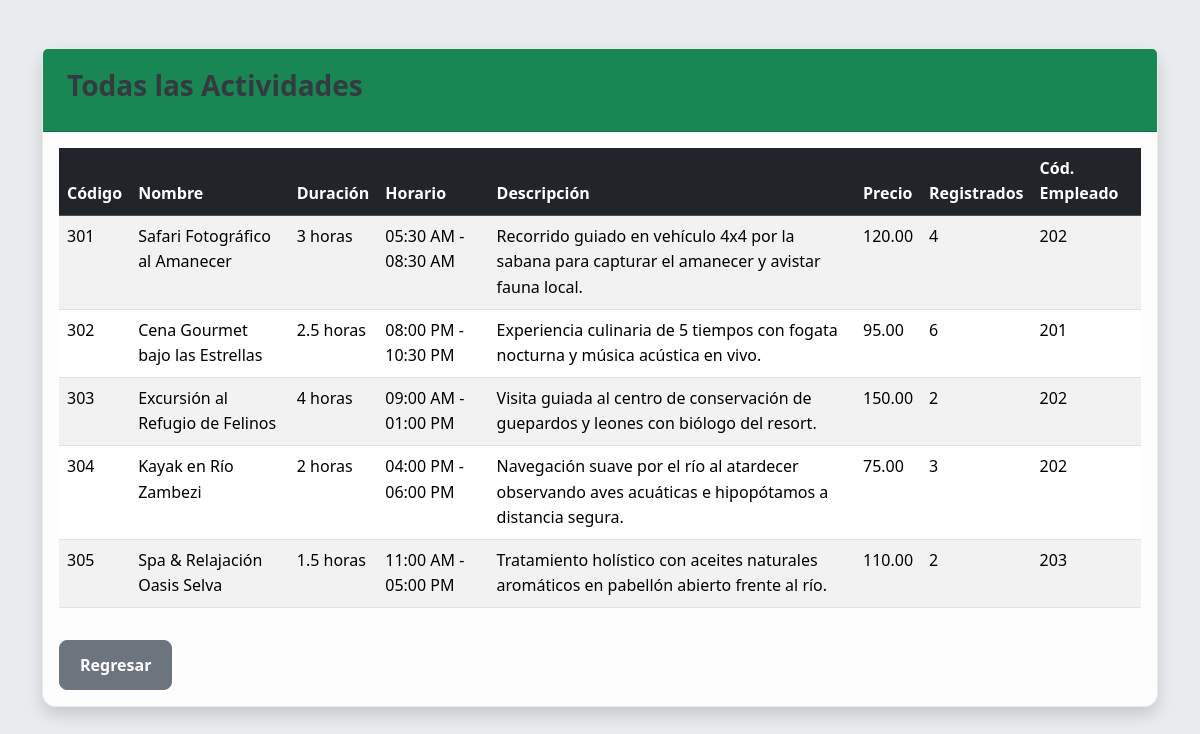
The app's page /api_hotel/consulta-actividades.php with its own data.
### tables this page shows
CREATE TABLE `actividades` (
  `codigo_act` int(11) NOT NULL,
  `nombre_act` varchar(150) NOT NULL,
  `duracion_act` varchar(50) NOT NULL,
  `horario` varchar(100) NOT NULL,
  `descripcion` text DEFAULT NULL,
  `precio_act` decimal(10,2) NOT NULL DEFAULT '0.00',
  `huespedes_regis` int(11) NOT NULL DEFAULT '0',
  `empl_Codigo` int(11) DEFAULT NULL,
  PRIMARY KEY (`codigo_act`),
  KEY `fk_actividad_empleado` (`empl_Codigo`),
  CONSTRAINT `fk_actividad_empleado` FOREIGN KEY (`empl_Codigo`) REFERENCES `empleados` (`Codigo_empl`) ON DELETE SET NULL ON UPDATE CASCADE
);

### api_hotel/consulta-actividades.php (the view, shortened to what this page needs)
<?php
require_once 'conexion.php';
$resultados = [];
$titulo = 'Consulta de Actividades';
if (isset($_POST['codigo_act']) && !empty($_POST['codigo_act'])) {
    $codigo_buscado = $_POST['codigo_act'];
    $titulo = "Resultados para la Actividad: " . htmlspecialchars($codigo_buscado);
    $sql = "SELECT * FROM actividades WHERE codigo_act = ?";
    $stmt = $pdo->prepare($sql);
    $stmt->execute([$codigo_buscado]);
    $resultados = $stmt->fetchAll(PDO::FETCH_ASSOC);
} else {
    $titulo = 'Todas las Actividades';
    $sql = "SELECT * FROM actividades";
    $stmt = $pdo->query($sql);
    $resultados = $stmt->fetchAll(PDO::FETCH_ASSOC);
}
?>
<!DOCTYPE html>
<html lang="es">
<head>
    <link href="https://cdn.jsdelivr.net/npm/bootstrap@5.3.3/dist/css/bootstrap.min.css" rel="stylesheet">
    <link rel="stylesheet" href="../css/style.css">
</head>
<body>
    <main class="container mt-4">
        <div class="card shadow">
            <div class="card-header bg-success text-white">
                <h3><?php echo $titulo; ?></h3>
            </div>
            <div class="card-body">
                <?php if (!empty($resultados)): ?>
                    <div class="table-responsive">
                        <table class="table table-striped table-hover">
                            <thead class="table-dark">
                                <tr>
                                    <th>Código</th>
                                    <th>Nombre</th>
                                    <th>Duración</th>
                                    <th>Horario</th>
                                    <th>Descripción</th>
                                    <th>Precio</th>
                                    <th>Registrados</th>
                                    <th>Cód. Empleado</th>
                                </tr>
                            </thead>
                            <tbody>
                                <?php foreach ($resultados as $fila): ?>
                                    <tr>
                                        <td><?php echo htmlspecialchars($fila['codigo_act']); ?></td>
                                        <td><?php echo htmlspecialchars($fila['nombre_act']); ?></td>
                                        <td><?php echo htmlspecialchars($fila['duracion_act']); ?></td>
                                        <td><?php echo htmlspecialchars($fila['horario']); ?></td>
                                        <td><?php echo htmlspecialchars($fila['descripcion']); ?></td>
                                        <td><?php echo htmlspecialchars($fila['precio_act']); ?></td>
                                        <td><?php echo htmlspecialchars($fila['huespedes_regis']); ?></td>
                                        <td><?php echo htmlspecialchars($fila['empl_Codigo']); ?></td>
                                    </tr>
                                <?php endforeach; ?>
                            </tbody>
                        </table>
                    </div>
                <?php else: ?>
                    <div class="alert alert-warning">No se encontraron resultados.</div>
                <?php endif; ?>
                <a href="../empleados.php" class="btn btn-secondary mt-3">Regresar</a>
            </div>
        </div>
    </main>
</body>
</html>

### css/style.css (style rules this page uses)
:root { --primary-color: #007bff; --secondary-color: #6c757d; --background-light: #f8f9fa; --background-medium: #e9ecef; --text-color-dark: #343a40; --text-color-light: #ffffff; --card-bg: rgba(255, 255, 255, 0.9); --shadow-light: rgba(0, 0, 0, 0.1) 0px 4px 12px; --shadow-medium: rgba(0, 0, 0, 0.15) 0px 8px 24px; }
body { font-family: 'Segoe UI', Roboto, 'Helvetica Neue', Arial, sans-serif, "Apple Color Emoji", "Segoe UI Emoji", "Segoe UI Symbol"; background-color: var(--background-medium); color: var(--text-color-dark); line-height: 1.6; }
h1, h2, h3, h4, h5, h6 { color: var(--text-color-dark); font-weight: 600; }
a { color: var(--primary-color); text-decoration: none; transition: color 0.3s ease; }
.container { padding-top: 1.5rem; padding-bottom: 1.5rem; }
.card { border: none; border-radius: 0.75rem; background-color: var(--card-bg); backdrop-filter: blur(5px); box-shadow: var(--shadow-medium); transition: transform 0.3s ease, box-shadow 0.3s ease; }
.card-header { border-top-left-radius: 0.75rem; border-top-right-radius: 0.75rem; padding: 1.25rem 1.5rem; font-weight: 700; font-size: 1.15rem; display: flex; align-items: center; }
.btn { border-radius: 0.5rem; padding: 0.75rem 1.25rem; font-weight: 600; transition: background-color 0.3s ease, border-color 0.3s ease, transform 0.2s ease; }
.card { border-radius: 14px !important; border: 1px solid rgba(0, 0, 0, 0.08) !important; transition: transform 0.25s cubic-bezier(0.165, 0.84, 0.44, 1), box-shadow 0.25s ease !important; }

### records on screen
actividades: codigo_act "301", nombre_act "Safari Fotográfico al Amanecer", duracion_act "3 horas", horario "05:30 AM - 08:30 AM", descripcion "Recorrido guiado en vehículo 4x4 por la sabana para capturar el amanecer y avistar fauna local.", precio_act "120.00", huespedes_regis "4", empl_Codigo "202"
actividades: codigo_act "302", nombre_act "Cena Gourmet bajo las Estrellas", duracion_act "2.5 horas", horario "08:00 PM - 10:30 PM", descripcion "Experiencia culinaria de 5 tiempos con fogata nocturna y música acústica en vivo.", precio_act "95.00", huespedes_regis "6", empl_Codigo "201"
actividades: codigo_act "303", nombre_act "Excursión al Refugio de Felinos", duracion_act "4 horas", horario "09:00 AM - 01:00 PM", descripcion "Visita guiada al centro de conservación de guepardos y leones con biólogo del resort.", precio_act "150.00", huespedes_regis "2", empl_Codigo "202"
actividades: codigo_act "304", nombre_act "Kayak en Río Zambezi", duracion_act "2 horas", horario "04:00 PM - 06:00 PM", descripcion "Navegación suave por el río al atardecer observando aves acuáticas e hipopótamos a distancia segura.", precio_act "75.00", huespedes_regis "3", empl_Codigo "202"
actividades: codigo_act "305", nombre_act "Spa & Relajación Oasis Selva", duracion_act "1.5 horas", horario "11:00 AM - 05:00 PM", descripcion "Tratamiento holístico con aceites naturales aromáticos en pabellón abierto frente al río.", precio_act "110.00", huespedes_regis "2", empl_Codigo "203"

### other values on screen
$titulo "Todas las Actividades"
